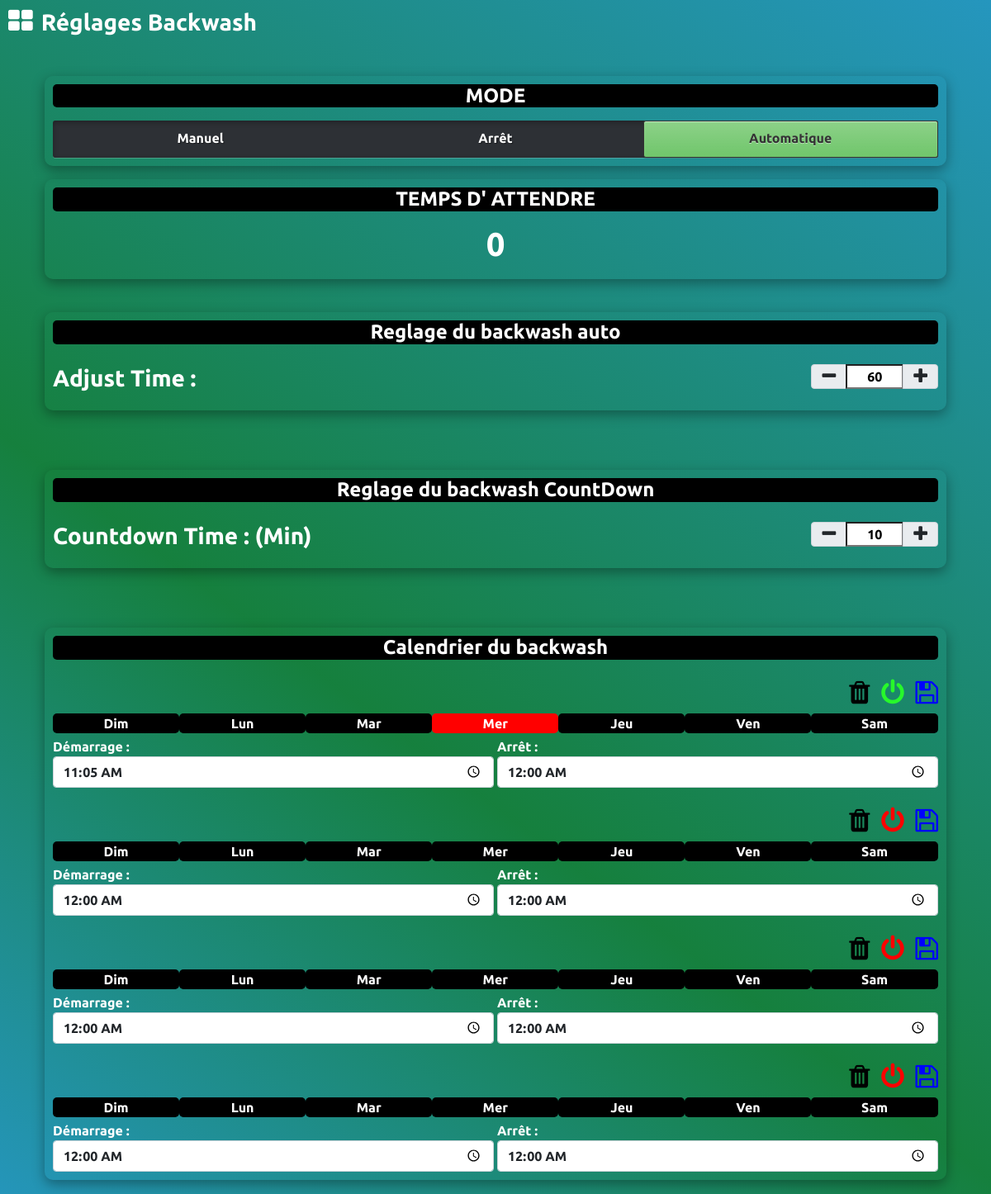
/index.php/admin/backwash, run on the app's committed database.
### tables this page shows
CREATE TABLE `backwash` (
  `backwash_id` int(1) NOT NULL AUTO_INCREMENT,
  `backwash_state_1` varchar(255) NOT NULL,
  `backwash_start_1` time NOT NULL,
  `backwash_end_1` time NOT NULL,
  `backwash_status_1` int(1) NOT NULL COMMENT '0.close 1.open',
  `backwash_state_2` varchar(255) NOT NULL,
  `backwash_start_2` time NOT NULL,
  `backwash_end_2` time NOT NULL,
  `backwash_status_2` int(1) NOT NULL COMMENT '0.close 1.open	',
  `backwash_state_3` varchar(255) NOT NULL,
  `backwash_start_3` time NOT NULL,
  `backwash_end_3` time NOT NULL,
  `backwash_status_3` int(1) NOT NULL COMMENT '0.close 1.open',
  `backwash_state_4` varchar(255) NOT NULL,
  `backwash_start_4` time NOT NULL,
  `backwash_end_4` time NOT NULL,
  `backwash_status_4` int(1) NOT NULL COMMENT '0.close 1.open',
  `backwash_mode` int(1) NOT NULL COMMENT '0.close 1.manual 2.auto',
  `backwash_time` int(11) NOT NULL,
  `backwash_countdown` int(11) NOT NULL,
  PRIMARY KEY (`backwash_id`)
);

### application/views/admin/backwash/index.php (the view, shortened to what the rows shown need)
<div class="container mt-5">
    <div class="row mt-3">
        <div class="col-md-12">
            <div class="box-showing">
                <div class="row mt-3">
                    <div class="col-md-12">
                        <div class="text-center">
                            <h1 id="countdown_text">0</h1>
                        </div>
                    </div>
                </div>
            </div>
        </div>
    </div>
    <div class="row mt-3 mb-5">
        <div class="col-md-12 mt-4">
            <div class="box-showing">
                <div class="row mt-4">
                    <div class="col-md-9 ">
                        <div class="float-end">
                            <div class="input-group mb-3">
                                <span class="input-group-text" id="basic-addon1" onclick="update_time_backwash('minus');"><i class="fa fa-minus fa-lg"></i></span>
                                <input type="text" aria-label="Username" id="adjust_time" value="<?= $info[0]->backwash_time ?>" style=" width: 70px; text-align : center">
                                <span class="input-group-text" id="basic-addon2" onclick="update_time_backwash('plus');"><i class="fa fa-plus fa-lg"></i></span>
                            </div>
                        </div>
                    </div>
                </div>
            </div>
        </div>
    </div>
    <div class="row mt-3 mb-5">
        <div class="col-md-12 mt-4">
            <div class="box-showing">
                <div class="row mt-4">
                    <div class="col-md-8 ">
                        <div class="float-end">
                            <div class="input-group mb-3">
                                <span class="input-group-text" id="basic-addon3" onclick="update_time_countdown('minus');"><i class="fa fa-minus fa-lg"></i></span>
                                <input type="text" aria-label="Username" id="time_countdown" value="<?= $info[0]->backwash_countdown ?>" style=" width: 70px; text-align : center">
                                <span class="input-group-text" id="basic-addon4" onclick="update_time_countdown('plus');"><i class="fa fa-plus fa-lg"></i></span>
                            </div>
                        </div>
                    </div>
                </div>
            </div>
        </div>
    </div>
    <div class="row mt-3 mb-5">
        <div class="col-md-12 mt-4">
            <div class="box-showing">
                <div class="row mt-4">
                    <div class="col-md-12 mt-2">
                        <div class="row g-1">
                            <div class="col-md-6">
                                <label>Démarrage : </label>
                                <input type="time" class="form-control" name="start_time_1" id="start_time_1" value="<?= $info[0]->backwash_start_1 ?>">
                            </div>
                            <div class="col-md-6">
                                <label>Arrêt : </label>
                                <input type="time" class="form-control" name="end_time_1" id="end_time_1" value="<?= $info[0]->backwash_end_1 ?>">
                            </div>
                        </div>
                    </div>
                </div>
                <div class="row mt-4">
                    <div class="col-md-12 mt-2">
                        <div class="row g-1">
                            <div class="col-md-6">
                                <label>Démarrage : </label>
                                <input type="time" class="form-control" name="start_time_2" id="start_time_2" value="<?= $info[0]->backwash_start_2 ?>">
                            </div>
                            <div class="col-md-6">
                                <label>Arrêt : </label>
                                <input type="time" class="form-control" name="end_time_2" id="end_time_2" value="<?= $info[0]->backwash_end_2 ?>">
                            </div>
                        </div>
                    </div>
                </div>
                <div class="row mt-4">
                    <div class="col-md-12 mt-2">
                        <div class="row g-1">
                            <div class="col-md-6">
                                <label>Démarrage : </label>
                                <input type="time" class="form-control" name="start_time_3" id="start_time_3" value="<?= $info[0]->backwash_start_3 ?>">
                            </div>
                            <div class="col-md-6">
                                <label>Arrêt : </label>
                                <input type="time" class="form-control" name="end_time_3" id="end_time_3" value="<?= $info[0]->backwash_end_3 ?>">
                            </div>
                        </div>
                    </div>
                </div>
                <div class="row mt-4">
                    <div class="col-md-12 mt-2">
                        <div class="row g-1">
                            <div class="col-md-6">
                                <label>Démarrage : </label>
                                <input type="time" class="form-control" name="start_time_4" id="start_time_4" value="<?= $info[0]->backwash_start_4 ?>">
                            </div>
                            <div class="col-md-6">
                                <label>Arrêt : </label>
                                <input type="time" class="form-control" name="end_time_4" id="end_time_4" value="<?= $info[0]->backwash_end_4 ?>">
                            </div>
                        </div>
                    </div>
                </div>
            </div>
        </div>
    </div>
</div>

### data on the page
backwash: backwash_time "60", backwash_countdown "10", start_time_1 "11:05:00", end_time_1 "00:00:00", start_time_2 "00:00:00", end_time_2 "00:00:00", start_time_3 "00:00:00", end_time_3 "00:00:00", start_time_4 "00:00:00", end_time_4 "00:00:00"

### other printed values
$menu_name "Réglages Backwash"
